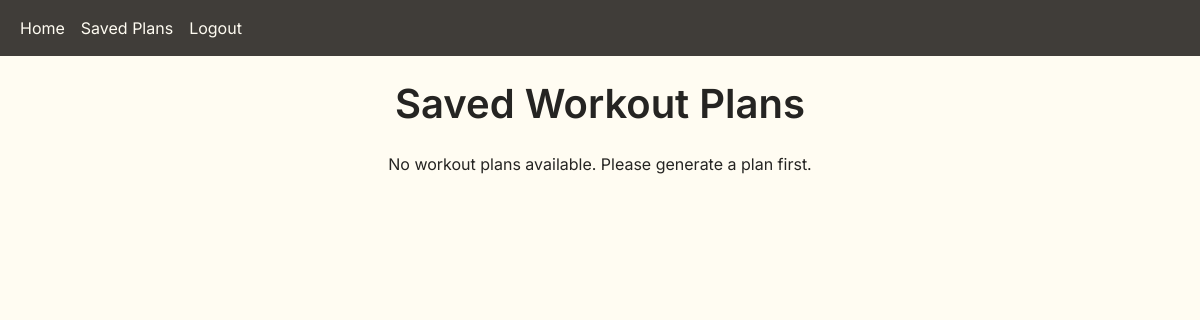
Page /saved_plans (signed in) on the earlier database version.
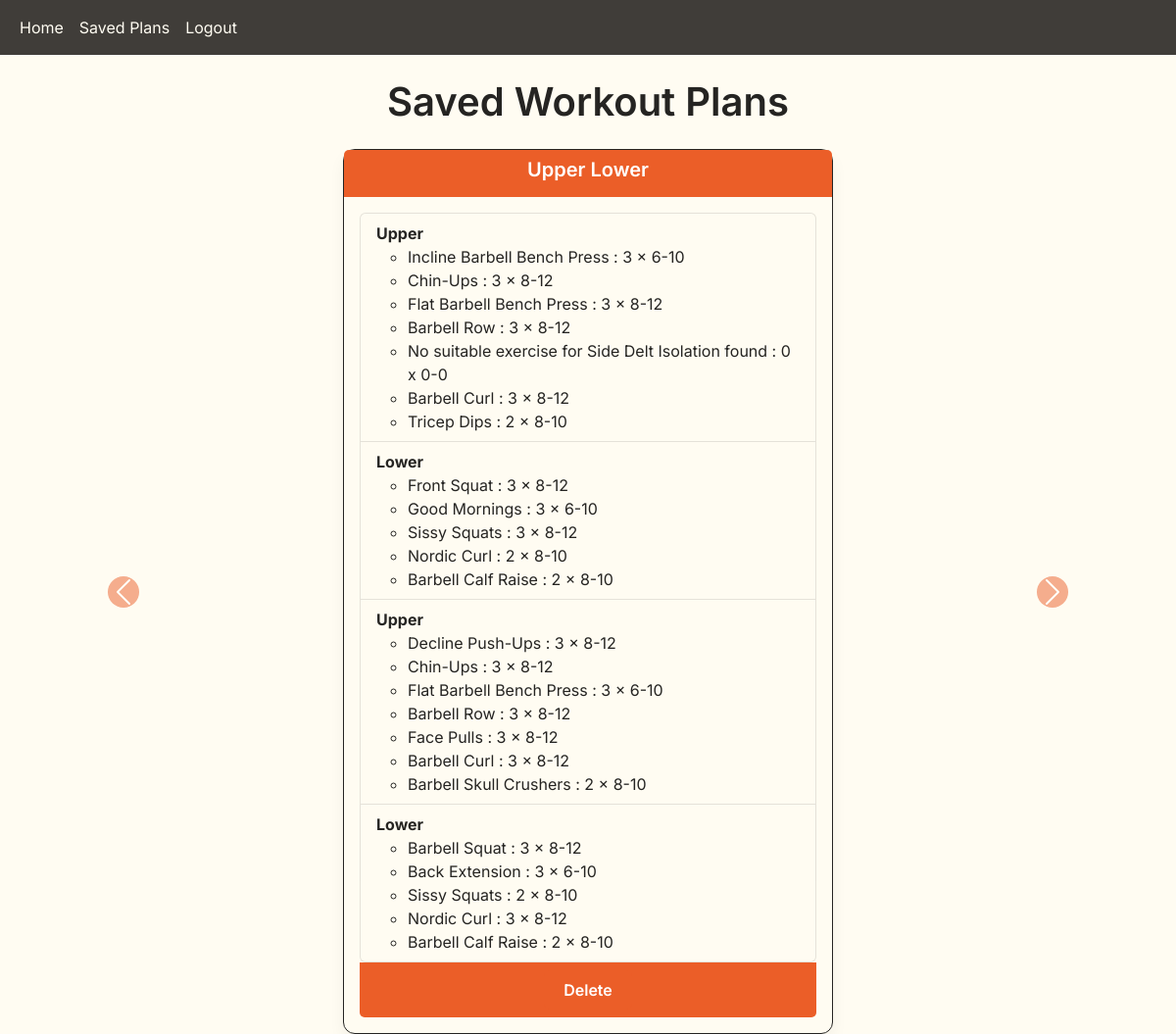
Same page on the later database version.
### website/models.py (models this page shows, shortened)
class SavedPlan(db.Model):
    id = db.Column(db.Integer, primary_key=True)
    split_name = db.Column(db.String(100), nullable=False)
    plan = db.Column(db.Text, nullable=False)
    user_id = db.Column(db.Integer, db.ForeignKey('user.id'), nullable=False)
    def get_plan_data(self):
            try:
                print("Encoded JSON:")
                return json.loads(self.plan)  # Convert JSON string back to dict
            except json.JSONDecodeError as e:
                print("Error decoding JSON:", e)
                return {}

### website/views.py (the view)
@views.route('/saved_plans')
@login_required
def saved_plans():
    plans = SavedPlan.query.filter_by(user_id=current_user.id).all()
    return render_template("saved_plans.html", user=current_user, plans=plans)

### website/__init__.py (called while the page is built)
def create_app():
    app = Flask(__name__)
    app.config['SECRET_KEY'] = 'hjdaksdhjkasdhjklasdhjka'
    app.config['SQLALCHEMY_DATABASE_URI'] = f'sqlite:///{DB_NAME}'
    db.init_app(app)
    from .views import views
    from .auth import auth
    app.register_blueprint(views, url_prefix='/')
    app.register_blueprint(auth, url_prefix='/')
    from .models import User, WorkoutPreferences, WorkoutSplit, WorkoutDay, ExerciseRole, Exercise, SavedPlan
    with app.app_context():
        db.create_all()
    login_manager = LoginManager()
    login_manager.login_view = 'auth.login'
    login_manager.init_app(app)
    @login_manager.user_loader
    def load_user(id):
        return User.query.get(int(id))
    return app

### website/templates/saved_plans.html (shortened to what this page needs)
{% extends "base.html" %}
{% block content %}
<div class="container mt-4">
    <h1 class="text-center mb-4">Saved Workout Plans</h1>
    {% if plans %}
    <div id="workoutCarousel" class="carousel slide" data-bs-ride="carousel">
        <div class="carousel-inner">
            {% for plan in plans %}
            <div class="carousel-item {% if loop.first %}active{% endif %}">
                <div class="card mx-auto" style="max-width: 500px;">
                    <div class="card-header text-center">
                        <h5 class="card-title">{{ plan.split_name }}</h5>
                    </div>
                    <div class="card-body">
                        <ul class="list-group">
                            {% for day in plan.get_plan_data().days %}
                            <li class="list-group-item">
                                <strong>{{ day.name }}</strong>
                                <ul>
                                    {% for exercise in day.exercises %}
                                    <li>{{ exercise.name }} : {{exercise.sets}} x {{exercise.start_reps}}-{{exercise.end_reps}}</li>
                                    {% endfor %}
                                </ul>
                            </li>
                            {% endfor %}
                        </ul>
                    <div class="card-footer text-center">
                        <form method="POST" action="{{ url_for('views.delete_plan', plan_id=plan.id) }}" style="display:inline;">
                            <button type="submit" class="btn btn-theme" onclick="return confirm('Are you sure you want to delete this plan?');">Delete</button>
                        </form>
                    </div>
                    </div>
                </div>
            </div>
            {% endfor %}
        </div>
        <button class="carousel-control-prev" type="button" data-bs-target="#workoutCarousel" data-bs-slide="prev">
            <span class="carousel-control-prev-icon" aria-hidden="true"></span>
        </button>
        <button class="carousel-control-next" type="button" data-bs-target="#workoutCarousel" data-bs-slide="next">
            <span class="carousel-control-next-icon" aria-hidden="true"></span>
        </button>
    </div>
        {% else %}
        <p class="text-center">No workout plans available. Please generate a plan first.</p>
    {% endif %}
</div>
{% endblock %}

### website/templates/base.html (shortened to what this page needs)
<!DOCTYPE html>
<html>
  <head>
    <link href="https://cdn.jsdelivr.net/npm/bootstrap@5.3.0/dist/css/bootstrap.min.css" rel="stylesheet">
    <link rel="stylesheet" href="{{ url_for('static', filename='styles.css') }}">
  </head>
  <body class="text-dark">
    <nav class="navbar navbar-expand-lg" style="background-color: var(--bs-primary);">
      <div class="container-fluid">
        <div class="collapse navbar-collapse" id="navbar">
          <div class="navbar-nav">
            {% if user.is_authenticated %}
            <a class="nav-item nav-link text-light" href="/">Home</a>
            <a class="nav-item nav-link text-light" href="/saved_plans">Saved Plans</a>
            <a class="nav-item nav-link text-light" href="/logout">Logout</a>
            {% else %}
            <a class="nav-item nav-link text-light" href="/">Home</a>
            <a class="nav-item nav-link text-light" href="/login">Login</a>
            <a class="nav-item nav-link text-light" href="/sign-up">Sign Up</a>
            {% endif %}
          </div>
        </div>
      </div>
    </nav>
    {% block content %}{% endblock %}
  </body>
</html>

### website/static/styles.css (style rules this page uses)
:root { --bs-primary: #403D39; --bs-secondary: #EB5E28; --bs-light: #FFFCF2; --bs-dark: #252422; --bs-body-color: var(--bs-dark); }
body { background-color: var(--bs-light); color: var(--bs-body-color); font-family: 'Inter', sans-serif; font-weight: 400; }
h1, h2, h3, h4, h5, h6, .form-label, .btn { font-weight: 600; }
.navbar { background-color: var(--bs-primary) !important; }
.btn-theme { background-color: var(--bs-secondary); color: white; border: none; padding: 0.5rem 1.25rem; font-weight: 600; font-family: 'Inter', sans-serif; border-radius: 0.375rem; transition: background-color 0.2s ease; }
.text-dark { color: var(--bs-dark) !important; }
.text-light { color: var(--bs-light) !important; }
.card { background-color: var(--bs-light); color: var(--bs-dark); border: 1px solid var(--bs-dark); border-radius: 0.75rem; box-shadow: 0 0.5rem 1rem rgba(0,0,0,0.05); }
.card .card-header, .card .card-footer { background-color: var(--bs-secondary); color: white; border: none; }
.list-group-item { background-color: var(--bs-light); color: var(--bs-dark); border-color: rgba(0,0,0,0.1); }
.carousel-control-prev-icon, .carousel-control-next-icon { background-color: var(--bs-secondary); border-radius: 50%; }

Differences in the rows shown:
added SavedPlan: split_name "Upper Lower", name "Upper" "Lower" "Upper" "Lower", name "Incline Barbell Bench Press" "Chin-Ups" "Flat Barbell Bench Press" "Barbell Row" "No suitable exercise for Side Delt Isolation found" "Barbell Curl" "Tricep Dips" "Front Squat" "Good Mornings" "Sissy Squats" "Nordic Curl" "Barbell Calf Raise" "Decline Push-Ups" "Chin-Ups" "Flat Barbell Bench Press" "Barbell Row" "Face Pulls" "Barbell Curl" "Barbell Skull Crushers" "Barbell Squat" "Back Extension" "Sissy Squats" "Nordic Curl" "Barbell Calf Raise", sets "3" "3" "3" "3" "0" "3" "2" "3" "3" "3" "2" "2" "3" "3" "3" "3" "3" "3" "2" "3" "3" "2" "3" "2", start_reps "6" "8" "8" "8" "0" "8" "8" "8" "6" "8" "8" "8" "8" "8" "6" "8" "8" "8" "8" "8" "6" "8" "8" "8", end_reps "10" "12" "12" "12" "0" "12" "10" "12" "10" "12" "10" "10" "12" "12" "10" "12" "12" "12" "10" "12" "10" "10" "12" "10"
Other differences:
text no longer shown: "No workout plans available. Please generate a plan first."
